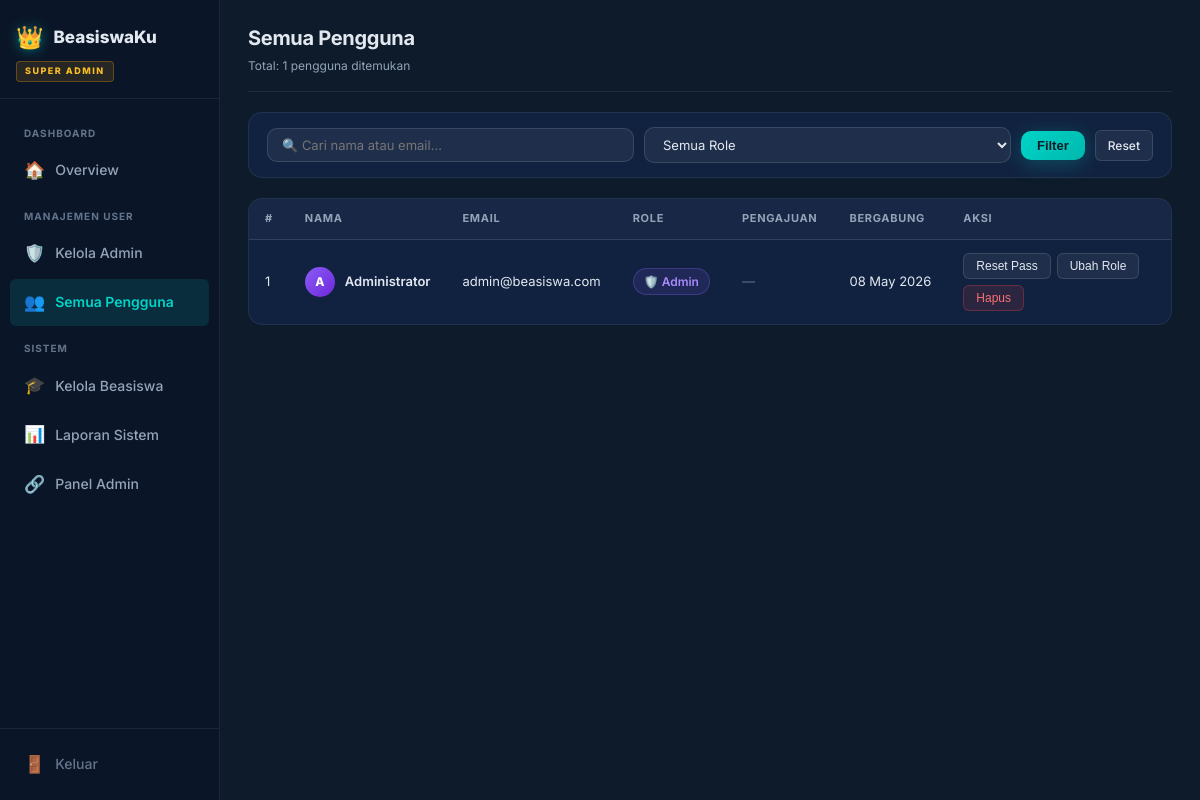
The app's page /superadmin/kelola_users.php (signed in) with its own data.
### tables this page shows
CREATE TABLE IF NOT EXISTS users (
    id INT AUTO_INCREMENT PRIMARY KEY,
    nama VARCHAR(100) NOT NULL,
    email VARCHAR(100) NOT NULL UNIQUE,
    password VARCHAR(255) NOT NULL,
    role ENUM('super_admin', 'admin', 'mahasiswa') DEFAULT 'mahasiswa',
    created_at TIMESTAMP DEFAULT CURRENT_TIMESTAMP
);

### config/db.php (called while the page is built, shortened)
<?php
$conn = mysqli_connect(DB_HOST, DB_USER, DB_PASS, DB_NAME);
mysqli_set_charset($conn, 'utf8');
function sanitize($data) {
    global $conn;
    return mysqli_real_escape_string($conn, htmlspecialchars(strip_tags(trim($data))));
}
function query($sql) {
    global $conn;
    $result = mysqli_query($conn, $sql);
    return $result;
}
function fetchAll($sql) {
    $result = query($sql);
    $rows = [];
    if ($result) {
        while ($row = mysqli_fetch_assoc($result)) {
            $rows[] = $row;
        }
    }
    return $rows;
}
?>

### superadmin/kelola_users.php (the view, shortened to what this page needs)
<?php
require_once __DIR__ . '/../config/db.php';
$roleFilter = $_GET['role'] ?? 'semua';
$searchQ    = sanitize($_GET['q'] ?? '');
$where = ["u.role != 'super_admin'"];
$whereClause = 'WHERE ' . implode(' AND ', $where);
$userList = fetchAll("
    SELECT u.*,
           COUNT(p.id) as total_daftar
    FROM users u
    LEFT JOIN pendaftaran p ON u.id = p.user_id
    $whereClause
    GROUP BY u.id
    ORDER BY u.created_at DESC
");
?>
<!DOCTYPE html>
<html lang="id">
<head>
    <link rel="stylesheet" href="../assets/css/style.css">
    <link rel="stylesheet" href="../assets/css/dashboard.css">
    <link rel="stylesheet" href="../assets/css/admin.css">
    <link rel="stylesheet" href="../assets/css/superadmin.css">
</head>
<body class="dashboard-page superadmin-page">
    <aside class="sidebar superadmin-sidebar" id="sidebar">
        <div class="sidebar-brand">
            <a href="../index.php"><span class="brand-icon">👑</span><span>BeasiswaKu</span></a>
            <span class="sa-badge">SUPER ADMIN</span>
        </div>
        <nav class="sidebar-nav">
            <div class="nav-group-label">Dashboard</div>
            <a href="dashboard.php" class="nav-item"><span class="ni-icon">🏠</span><span>Overview</span></a>
            <div class="nav-group-label">Manajemen User</div>
            <a href="kelola_admin.php" class="nav-item"><span class="ni-icon">🛡️</span><span>Kelola Admin</span></a>
            <a href="kelola_users.php" class="nav-item active"><span class="ni-icon">👥</span><span>Semua Pengguna</span></a>
            <div class="nav-group-label">Sistem</div>
            <a href="kelola_beasiswa.php" class="nav-item"><span class="ni-icon">🎓</span><span>Kelola Beasiswa</span></a>
            <a href="laporan.php" class="nav-item"><span class="ni-icon">📊</span><span>Laporan Sistem</span></a>
            <a href="../admin/dashboard.php" class="nav-item"><span class="ni-icon">🔗</span><span>Panel Admin</span></a>
        </nav>
        <div class="sidebar-footer">
            <a href="../auth/logout.php" class="nav-item nav-logout"><span class="ni-icon">🚪</span><span>Keluar</span></a>
        </div>
    </aside>
    <main class="main-content">
        <header class="dash-header sa-header">
            <div class="dash-header-info">
                <h2>Semua Pengguna</h2>
                <p>Total: <?= count($userList) ?> pengguna ditemukan</p>
            </div>
        </header>
        <div class="filter-bar">
            <form method="GET" class="filter-form">
                <div class="filter-group">
                    <input type="text" name="q" value="<?= htmlspecialchars($searchQ) ?>"
                           placeholder="🔍 Cari nama atau email..." class="filter-input">
                </div>
                <div class="filter-group">
                    <select name="role" class="filter-select">
                        <option value="semua" <?= $roleFilter === 'semua' ? 'selected' : '' ?>>Semua Role</option>
                    </select>
                </div>
                <button type="submit" class="btn-sm-primary">Filter</button>
                <a href="kelola_users.php" class="btn-sm">Reset</a>
            </form>
        </div>
        <div class="dash-section">
            <?php if (empty($userList)): ?>
            <div class="empty-dash"><div class="ed-icon">👥</div><p>Tidak ada pengguna ditemukan.</p></div>
            <?php else: ?>
            <div class="table-wrapper">
                <table class="dash-table">
                    <thead>
                        <tr>
                            <th>#</th>
                            <th>Nama</th>
                            <th>Email</th>
                            <th>Role</th>
                            <th>Pengajuan</th>
                            <th>Bergabung</th>
                            <th>Aksi</th>
                        </tr>
                    </thead>
                    <tbody>
                        <?php foreach ($userList as $i => $u): ?>
                        <tr>
                            <td><?= $i + 1 ?></td>
                            <td>
                                <div style="display:flex;align-items:center;gap:10px">
                                    <div class="mini-avatar <?= $u['role'] === 'admin' ? 'admin-av' : '' ?>">
                                        <?= strtoupper(substr($u['nama'], 0, 1)) ?>
                                    </div>
                                    <strong><?= htmlspecialchars($u['nama']) ?></strong>
                                </div>
                            </td>
                            <td><?= htmlspecialchars($u['email']) ?></td>
                            <td>
                                <?php
                                $roleMap = [
                                    'admin'     => ['🛡️ Admin', 'sa-role-badge admin'],
                                    'mahasiswa' => ['🎓 Mahasiswa', 'sa-role-badge mhs'],
                                ];
                                [$rl, $rc] = $roleMap[$u['role']] ?? [$u['role'], 'sa-role-badge'];
                                echo "<span class=\"$rc\">$rl</span>";
                                ?>
                            </td>
                            <td>
                                <?php if ($u['role'] === 'mahasiswa'): ?>
                                <span class="status-badge status-menunggu"><?= $u['total_daftar'] ?> pengajuan</span>
                                <?php else: ?>
                                <span style="color:var(--text-dim);font-size:13px">—</span>
                                <?php endif; ?>
                            </td>
                            <td><?= date('d M Y', strtotime($u['created_at'])) ?></td>
                            <td class="td-actions">
                                <button onclick="openResetModal(<?= $u['id'] ?>, '<?= htmlspecialchars($u['nama']) ?>')" class="btn-sm">Reset Pass</button>
                                <button onclick="openRoleModal(<?= $u['id'] ?>, '<?= htmlspecialchars($u['nama']) ?>', '<?= $u['role'] ?>')" class="btn-sm sa-btn-outline">Ubah Role</button>
                                <button onclick="hapusUser(<?= $u['id'] ?>, '<?= htmlspecialchars($u['nama']) ?>')" class="btn-sm btn-red">Hapus</button>
                            </td>
                        </tr>
                        <?php endforeach; ?>
                    </tbody>
                </table>
            </div>
            <?php endif; ?>
        </div>
    </main>
</body>
</html>

### assets/css/style.css (style rules this page uses)
*, *::before, *::after { box-sizing: border-box; margin: 0; padding: 0; }
:root { --primary: #00d4c8; --primary-dark: #00b8ad; --primary-light: #33ddd2; --primary-glow: rgba(0, 212, 200, 0.25); --primary-dim: rgba(0, 212, 200, 0.12); --primary-border: rgba(0, 212, 200, 0.3); --success: #10b981; --success-dim: rgba(16,185,129,0.12); --success-border: rgba(16,185,129,0.3); --danger: #ef4444; --danger-dim: rgba(239,68,68,0.12); --danger-border: rgba(239,68,68,0.3); --warning: #f59e0b; --warning-dim: rgba(245,158,11,0.12); --warning-border: rgba(245,158,11,0.3); --bg: #0d1b2a; --bg-sidebar: #0a1628; --bg-card: #112240; --bg-card2: #0e1f3d; --bg-elevated: #162d4a; --bg-input: rgba(255,255,255,0.06); --border: rgba(255,255,255,0.07); --border-light: rgba(255,255,255,0.12); --text: #e2e8f0; --text-muted: #94a3b8; --text-dim: #64748b; --grad-primary: linear-gradient(135deg, #00d4c8, #00b8ad); --grad-teal: linear-gradient(135deg, #00d4c8 0%, #0ea5e9 100%); --grad-sidebar: linear-gradient(180deg, #0a1628 0%, #0d1b2a 100%); --shadow-sm: 0 2px 8px rgba(0,0,0,0.4); --shadow-md: 0 4px 20px rgba(0,0,0,0.5); --shadow-lg: 0 8px 40px rgba(0,0,0,0.6); --shadow-teal: 0 4px 20px rgba(0,212,200,0.25); --radius-sm: 6px; --radius: 10px; --radius-lg: 14px; --radius-xl: 20px; --transition: all 0.25s cubic-bezier(0.4, 0, 0.2, 1); --transition-fast: all 0.15s ease; --sidebar-width: 220px; }
html { scroll-behavior: smooth; }
body { font-family: 'Inter', -apple-system, BlinkMacSystemFont, sans-serif; background: var(--bg); color: var(--text); line-height: 1.6; font-size: 14px; -webkit-font-smoothing: antialiased; }
.btn-sm { display: inline-flex; align-items: center; padding: 5px 12px; border-radius: var(--radius-sm); font-size: 12px; font-weight: 500; text-decoration: none; cursor: pointer; border: 1px solid var(--border-light); background: rgba(255,255,255,0.06); color: var(--text); transition: var(--transition-fast); }
.btn-sm-primary { display: inline-flex; align-items: center; gap: 6px; padding: 7px 16px; border-radius: var(--radius); font-size: 13px; font-weight: 700; text-decoration: none; cursor: pointer; border: none; background: var(--grad-primary); color: #0d1b2a; transition: var(--transition); box-shadow: var(--shadow-teal); }
.btn-red { background: var(--danger-dim); color: #f87171; border-color: var(--danger-border); }
.brand-icon { font-size: 24px; filter: drop-shadow(0 0 8px rgba(0,212,200,0.5)); }

### assets/css/superadmin.css (style rules this page uses)
:root { --sa-gold: #f59e0b; --sa-gold-light: #fbbf24; --sa-gold-dim: rgba(245, 158, 11, 0.12); --sa-gold-border: rgba(245, 158, 11, 0.3); }
.superadmin-page .sidebar { background: var(--bg-sidebar); }
.sa-badge { display: inline-block; padding: 2px 8px; background: var(--sa-gold-dim); color: var(--sa-gold-light); font-size: 9px; font-weight: 800; letter-spacing: 1.5px; border-radius: 4px; margin-top: 6px; border: 1px solid var(--sa-gold-border); }
.nav-group-label { padding: 12px 14px 4px; font-size: 10px; font-weight: 700; letter-spacing: 1px; color: var(--text-dim); text-transform: uppercase; }
.sa-role-badge { display: inline-flex; align-items: center; gap: 4px; padding: 3px 10px; border-radius: 20px; font-size: 12px; font-weight: 600; white-space: nowrap; }
.sa-role-badge.admin { background: rgba(139, 92, 246, 0.12); border: 1px solid rgba(139, 92, 246, 0.3); color: #a78bfa; }
.mini-avatar { width: 30px; height: 30px; background: var(--grad-primary); border-radius: 50%; display: flex; align-items: center; justify-content: center; font-weight: 800; font-size: 12px; flex-shrink: 0; color: #0d1b2a; }
.mini-avatar.admin-av { background: linear-gradient(135deg, #8b5cf6, #6d28d9); color: #fff; }

### records on screen
users: nama "A", nama "Administrator", email "admin@beasiswa.com", rl "🛡️ Admin", created_at "08 May 2026"

### other values on screen
count($userList) "1"
